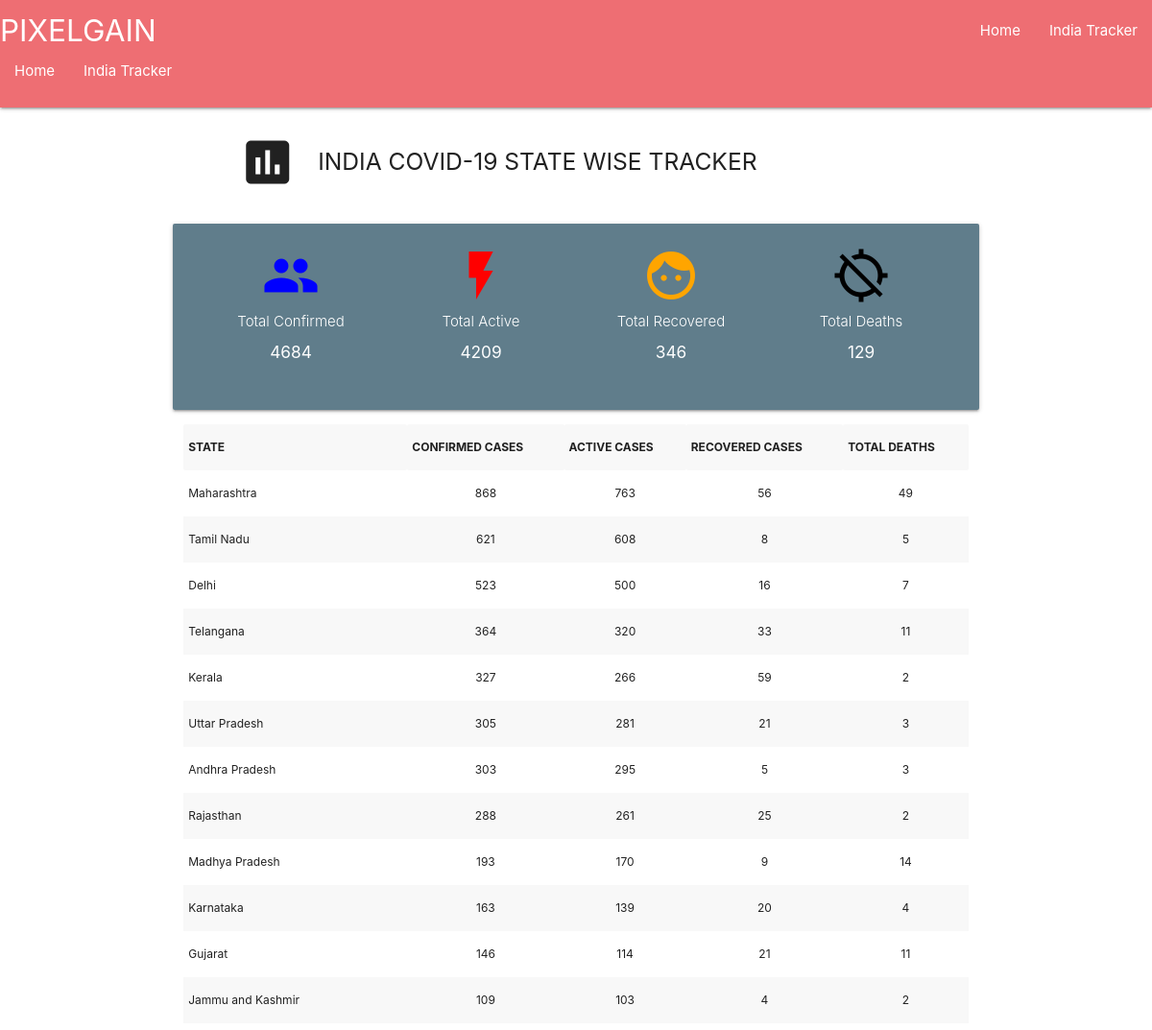
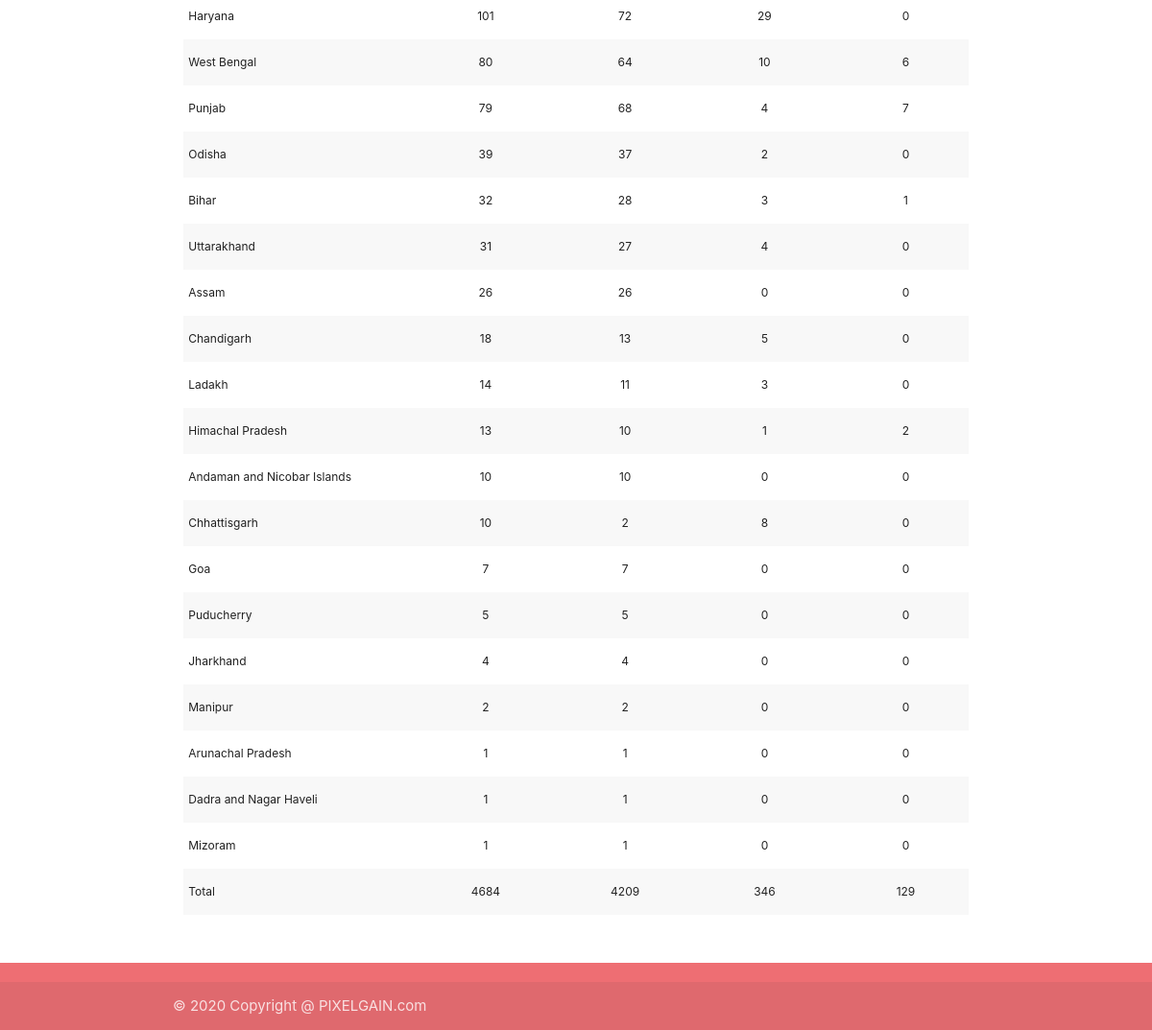
/state_wise, run on the app's committed database (2 pictures, top to bottom).
### myapp/models.py (models this page shows, shortened)
class CovidStateData(models.Model):
    coviddata = models.ForeignKey(CovidData, on_delete=models.CASCADE)
    state = models.CharField(max_length=500)
    total_cases = models.CharField(max_length=500)
    total_recovered = models.CharField(max_length=500)
    total_deaths = models.CharField(max_length=500)
    total_active = models.CharField(max_length=500)
    created = models.DateTimeField(auto_now=True)

### myapp/views.py (the view)
# urls.py: path('state_wise', views.state_search, name='state_search'),
def state_search(request):
    error_message = ""
    get_data = ""
    get_total = ""
    try:
        if CovidStateData.objects.count() > 0:
            objverify = CovidStateData.objects.order_by('-created')[1]
            get_data = ""
            old_time = objverify.created
            new_time = datetime.datetime.now()
            new_time = pytz.utc.localize(new_time)
            val_time = new_time - datetime.timedelta(hours=1, minutes=15)
            if old_time < val_time:
                chrome_options = Options()
                chrome_options.binary_location = os.environ.get("GOOGLE_CHROME_BIN")
                chrome_options.add_argument("--headless")
                chrome_options.add_argument('--no-sandbox')
                chrome_options.add_argument("--disable-dev-shm-usage")
                chrome_options.add_argument("--window-size=1024x1400")
                driver = webdriver.Chrome(chrome_options=chrome_options,
                                          executable_path=os.environ.get('CHROMEDRIVER_PATH'))
                driver.get("https://www.covid19india.org/")
                searchdata_soup = BeautifulSoup(driver.page_source, "html.parser")
                for match in searchdata_soup.find_all('span'):  # add these two extra two lines
                    match.replace_with('')
                CovidStateData.objects.all().delete()
                CovidDisData.objects.all().delete()
                state = CovidData.objects.filter(country='india').order_by('-pk')[1]
                for td in searchdata_soup.find_all('tr', {'class': 'state'}):
                    tdm = td.find_all('td')
                    try:
                        t2 = tdm[2].text
                        t3 = tdm[3].text
                        t4 = tdm[4].text
                        if tdm[4].text == "-":
                            t4 = '0'
                        if tdm[3].text == "-":
                            t3 = '0'
                        t1 = int(t2) + int(t3) + int(t4)
                        state.covidstatedata_set.create(state=tdm[0].text, total_cases=str(t1), total_recovered=t3,
                                                        total_deaths=t4, total_active=t2)
                        state.save()
                    except Exception as ee:
                        print(ee)
                get_data = CovidStateData.objects.all()
                get_total = CovidStateData.objects.get(state='Total')
            else:
                print(2)
                try:
                    get_data = CovidStateData.objects.all()
                    get_total = CovidStateData.objects.get(state='Total')
                except Exception as ee:
                    error_message = " Couldn't Retrevie Your Details "
        else:
            loadstatedata()
            get_data = CovidStateData.objects.all()
            get_total = CovidStateData.objects.get(state='Total')
    except Exception as ee:
        error_message = "Issue"
    return render(request, 'myapp/state_searchlocal.html', {'search': get_data, 'errormessage': error_message,
                                                            'headerdata': get_total})

### templates/myapp/state_searchlocal.html (shortened to what this page needs)
<!DOCTYPE html>
<html lang="en">
 <head>
          <link rel="stylesheet" href="https://cdnjs.cloudflare.com/ajax/libs/materialize/1.0.0/css/materialize.min.css">
<link rel="stylesheet" href="http://code.jquery.com/ui/1.8.18/themes/base/jquery-ui.css" type="text/css" media="all" />
    </head>
     <div class="navbar-fixed">
  <nav class="nav-extended">
    <div class="nav-wrapper">
      <a href="#" class="brand-logo">PIXELGAIN</a>
      <ul id="nav-mobile" class="right hide-on-med-and-down">
        <li><a href="/">Home</a></li>
          <li><a href="/state_wise">India Tracker</a></li>
      </ul>
    </div>
    <div class="nav-content">
      <ul class="tabs tabs-transparent">
        <li><a href="/">Home</a></li>
          <li><a href="/state_wise">India Tracker</a></li>
      </ul>
    </div>
  </nav>
 </div>
 <div class="container">
</div>
 {% if errormessage %}<div class = "container">
     <div class="col s4">
      <div class="center">
          <i class="large material-icons" style="color: red">bug_report</i>
      <h4>No Valid Data Found !! Check your Search</h4>
    </div>
    </div>
{% else %}
      <div class="container">
     <div class="row">
         <div >
          <div class="col s2" align="right">
    <i class="medium material-icons">insert_chart</i>
          </div>
              <div class="col s10">
              <h5>INDIA COVID-19 STATE WISE TRACKER</h5>
          </div>
             </div>
     </div>
 </div>
<div class = "container">
    <div class="card blue-grey light">
        <div class="card-content white-text">
    <div class="row">
        <div class="col s3">
      <div align="center">
          <i class="medium material-icons" style="color: Blue">group</i>
          <p>Total Confirmed</p>
          <h6>{{ headerdata.total_cases }}</h6>
    </div>
             </div>
        <div class="col s3">
      <div align="center">
          <i class="medium material-icons" style="color: red">flash_on</i>
          <p> Total Active</p>
          <h6>{{ headerdata.total_active }}</h6>
    </div>
                  </div>
        <div class="col s3">
       <div align="center">
          <i class="medium material-icons" style="color: Orange">face</i>
          <p> Total Recovered</p>
           <h6>{{ headerdata.total_recovered }}</h6>
    </div>
             </div>
        <div class="col s3">
       <div align="center">
          <i class="medium material-icons" style="color: black">location_disabled</i>
          <p> Total Deaths</p>
           <h6>{{ headerdata.total_deaths }}</h6>
    </div>
                  </div>
    </div>
    </div>
    </div>
<div class="row">
    <div class="col s12">
      <table class="striped">
   <tr style= "font-size: 12px;">
       <th>STATE</th>
       <th>CONFIRMED CASES</th>
       <th>ACTIVE CASES</th>
       <th>RECOVERED CASES</th>
       <th>TOTAL DEATHS</th>
   </tr>
   {% for q in search %}
       <tr style= "font-size: 12px;">
           <td >{{q.state}}</td>
           <td style=" text-align: center;">{{q.total_cases}}</td>
            <td style=" text-align: center;">{{q.total_active}}</td>
            <td style=" text-align: center;">{{q.total_recovered}}</td>
            <td style=" text-align: center;">{{q.total_deaths}}</td>
       </tr>
   {% endfor %}
</table>
    </div>
</div>
</div>
{% endif %}
  <footer class="page-footer">
          <div class="footer-copyright">
            <div class="container">
            © 2020 Copyright @ PIXELGAIN.com
            </div>
          </div>
        </footer>
</body>
</html>

### data on the page
CovidStateData: total_cases "4684", total_active "4209", total_recovered "346", total_deaths "129", state "Total"
CovidStateData: state "Maharashtra", total_cases "868", total_active "763", total_recovered "56", total_deaths "49"
CovidStateData: state "Tamil Nadu", total_cases "621", total_active "608", total_recovered "8", total_deaths "5"
CovidStateData: state "Delhi", total_cases "523", total_active "500", total_recovered "16", total_deaths "7"
CovidStateData: state "Telangana", total_cases "364", total_active "320", total_recovered "33", total_deaths "11"
CovidStateData: state "Kerala", total_cases "327", total_active "266", total_recovered "59", total_deaths "2"
CovidStateData: state "Uttar Pradesh", total_cases "305", total_active "281", total_recovered "21", total_deaths "3"
CovidStateData: state "Andhra Pradesh", total_cases "303", total_active "295", total_recovered "5", total_deaths "3"
CovidStateData: state "Rajasthan", total_cases "288", total_active "261", total_recovered "25", total_deaths "2"
CovidStateData: state "Madhya Pradesh", total_cases "193", total_active "170", total_recovered "9", total_deaths "14"
CovidStateData: state "Karnataka", total_cases "163", total_active "139", total_recovered "20", total_deaths "4"
CovidStateData: state "Gujarat", total_cases "146", total_active "114", total_recovered "21", total_deaths "11"
CovidStateData: state "Jammu and Kashmir", total_cases "109", total_active "103", total_recovered "4", total_deaths "2"
CovidStateData: state "Haryana", total_cases "101", total_active "72", total_recovered "29", total_deaths "0"
CovidStateData: state "West Bengal", total_cases "80", total_active "64", total_recovered "10", total_deaths "6"
CovidStateData: state "Punjab", total_cases "79", total_active "68", total_recovered "4", total_deaths "7"
CovidStateData: state "Odisha", total_cases "39", total_active "37", total_recovered "2", total_deaths "0"
CovidStateData: state "Bihar", total_cases "32", total_active "28", total_recovered "3", total_deaths "1"
CovidStateData: state "Uttarakhand", total_cases "31", total_active "27", total_recovered "4", total_deaths "0"
CovidStateData: state "Assam", total_cases "26", total_active "26", total_recovered "0", total_deaths "0"
CovidStateData: state "Chandigarh", total_cases "18", total_active "13", total_recovered "5", total_deaths "0"
CovidStateData: state "Ladakh", total_cases "14", total_active "11", total_recovered "3", total_deaths "0"
CovidStateData: state "Himachal Pradesh", total_cases "13", total_active "10", total_recovered "1", total_deaths "2"
CovidStateData: state "Andaman and Nicobar Islands", total_cases "10", total_active "10", total_recovered "0", total_deaths "0"
CovidStateData: state "Chhattisgarh", total_cases "10", total_active "2", total_recovered "8", total_deaths "0"
CovidStateData: state "Goa", total_cases "7", total_active "7", total_recovered "0", total_deaths "0"
CovidStateData: state "Puducherry", total_cases "5", total_active "5", total_recovered "0", total_deaths "0"
CovidStateData: state "Jharkhand", total_cases "4", total_active "4", total_recovered "0", total_deaths "0"
CovidStateData: state "Manipur", total_cases "2", total_active "2", total_recovered "0", total_deaths "0"
CovidStateData: state "Arunachal Pradesh", total_cases "1", total_active "1", total_recovered "0", total_deaths "0"
CovidStateData: state "Dadra and Nagar Haveli", total_cases "1", total_active "1", total_recovered "0", total_deaths "0"
CovidStateData: state "Mizoram", total_cases "1", total_active "1", total_recovered "0", total_deaths "0"
